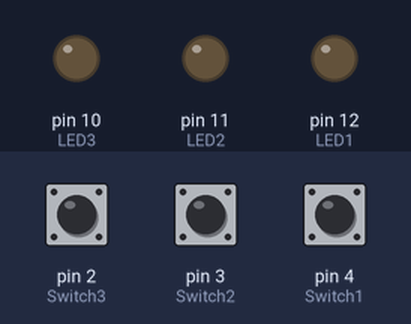
Simulated run of this sketch. Board: Arduino Uno, built with avr-gcc and run on an emulated ATmega328P. Parts: output pins drawn as LEDs (lit = HIGH). The inputs (shaded band) are chosen by the test bench; at power-on: pin 2 (Switch3) LOW, pin 3 (Switch2) LOW, pin 4 (Switch1) LOW.

Above: at 1.2 s.
1.3 s: pin 2 (Switch3) pulled HIGH for 0.15 s
At 1.37 s:
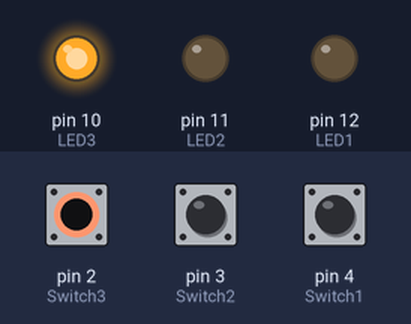
2.9 s: pin 3 (Switch2) pulled HIGH for 0.15 s
At 2.97 s:
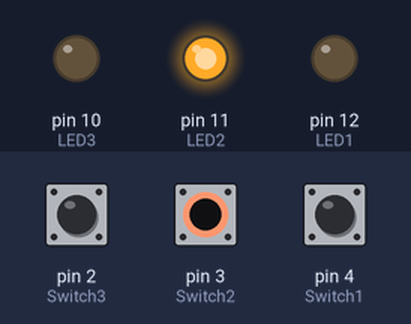
4.5 s: pin 4 (Switch1) pulled HIGH for 0.15 s
At 4.57 s:
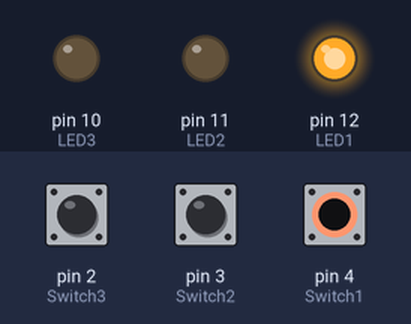
6.1 s: pin 4 (Switch1) pulled HIGH for 3.2 s
At 9.9 s:
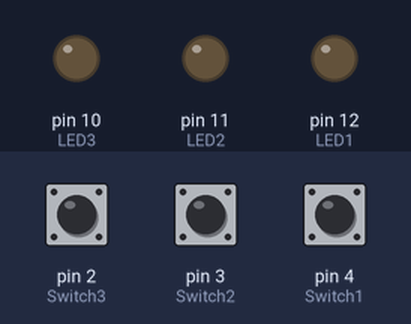
10.8 s: pin 2 (Switch3) pulled HIGH for 3.2 s
At 12.2 s:
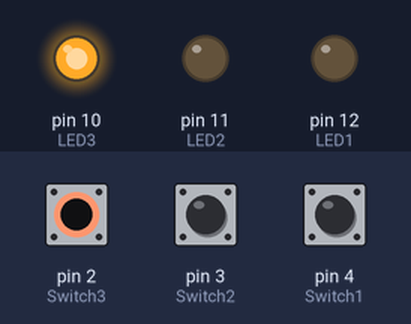
15.5 s: pin 2 (Switch3) driven HIGH and pin 3 (Switch2) driven HIGH
At 15.8 s:
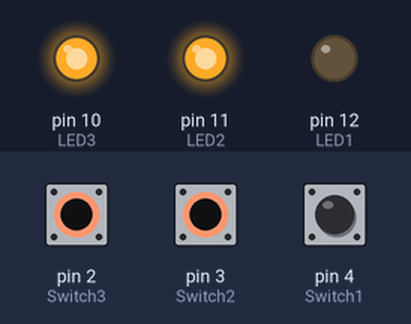
Timing chart, 0 to 18.0 s (numbered marks = the images above; inputs shaded):
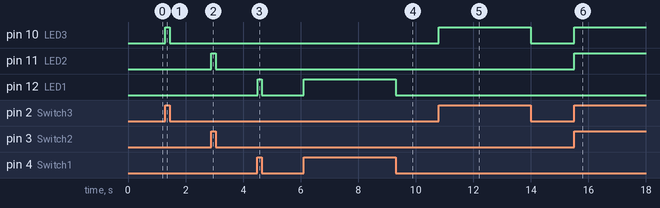

Measured:
- after the input at 1.3 s, pin 10 (LED3): LOW → HIGH at once, → LOW 0.15 s later
- after the input at 2.9 s, pin 11 (LED2): LOW → HIGH at once, → LOW 0.15 s later
- after the input at 4.5 s, pin 12 (LED1): LOW → HIGH at once, → LOW 0.15 s later
- after the input at 6.1 s, pin 12 (LED1): LOW → HIGH at once, → LOW 3.2 s later
- after the input at 10.8 s, pin 10 (LED3): LOW → HIGH at once, → LOW 3.2 s later
- after the input at 15.5 s, pin 10 (LED3), pin 11 (LED2): LOW → HIGH at once

The sketch:

Day04.ino
```cpp
/*
Control three different LED Using the DIP switches
Similar work was done yesterday with a dedicated SOS light along with a general light
*/
int LED1 = 12; // Blue light
int LED2 = 11; // Red light
int LED3 = 10; // White light
int Switch1 = 4;
int Switch2 = 3;
int Switch3 = 2;

void setup() {
  pinMode(LED1, OUTPUT);
  pinMode(LED2, OUTPUT);
  pinMode(LED3, OUTPUT);
  pinMode(Switch1, INPUT);
  pinMode(Switch2, INPUT);
  pinMode(Switch3, INPUT);
}

void loop() {
  // Blue light control
  if (digitalRead(Switch1) == HIGH){
    digitalWrite(LED1, HIGH);
  }
  else {
    digitalWrite(LED1, LOW);
  }
  // Red light control
  if (digitalRead(Switch2) == HIGH){
    digitalWrite(LED2, HIGH);
  }
  else {
    digitalWrite(LED2, LOW);
  }
  // White light control
  if (digitalRead(Switch3) == HIGH){
    digitalWrite(LED3, HIGH);
  }
  else {
    digitalWrite(LED3, LOW);
  }
}
```
